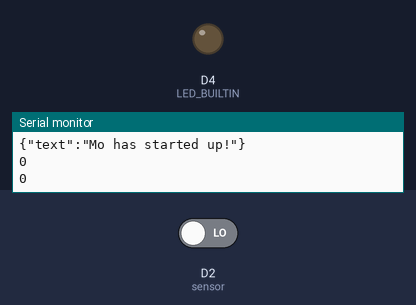
Recording of a sketch running on a simulated ESP8266 (NodeMCU). Parts: output pins drawn as LEDs (lit = HIGH, except the on-board LED, lit = LOW), the last lines printed to the serial monitor. Inputs (shaded band) come from the test bench; at power-on: D2 (sensor) LOW. WiFi joins after 1.5 s; servers stay silent unless stated.

Above: at 3.0 s.
3.1 s: D2 (sensor) driven HIGH
At 5.0 s:
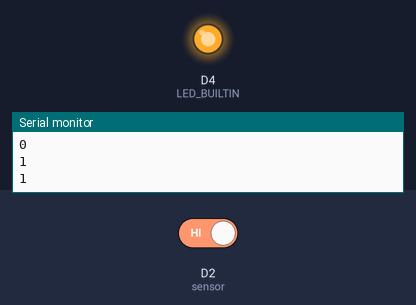
5.3 s: D2 (sensor) driven LOW
At 6.9 s:
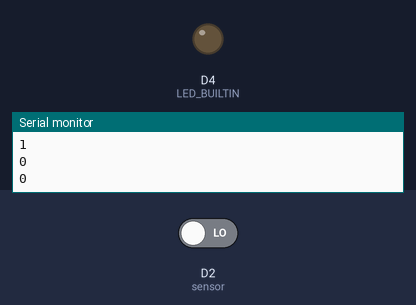
Timing chart, 0 to 8.4 s (numbered marks = the images above; inputs shaded):
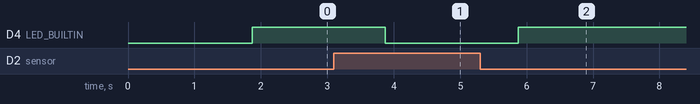

Measured:
- after the input at 3.1 s, D4 (LED_BUILTIN): HIGH → LOW after 0.77 s
- after the input at 5.3 s, D4 (LED_BUILTIN): LOW → HIGH after 0.57 s

The sketch:

motion-detector.ino
```cpp
#include <ESP8266WiFi.h>
#include <WiFiClientSecure.h>
#include "./secrets.h"

//report no more than once every 60 minutes
const int time_between_notifications = 3600000;

//the last time we notified
unsigned long last_notification_time = 0;

//has there been motion since last time we notified?
bool motion_since_last_time = false;

// the pin that the sensor is attached to
int sensor = D2;

void setup() {
  Serial.begin(9600); // initialize serial
  send_message_to_slack("Mo has started up!");
  pinMode(sensor, INPUT); // initialize sensor as an input
  pinMode(LED_BUILTIN, OUTPUT);
}

void send_message_to_slack(String message) {
  if (WiFi.status() != WL_CONNECTED) {
    connect_to_wifi();
  }

  if (WiFi.status() == WL_CONNECTED) {

    WiFiClientSecure client;
    client.setInsecure();

    if (!client.connect("hooks.slack.com", 443)) {
      Serial.println("connection failed");
      return;
    }

    //Slack webhook example.
    String payload = String("POST ") + slack_endpoint + " HTTP/1.1\r\n" +
                 "Host: " + "hooks.slack.com" + "\r\n" +
                 "User-Agent: Motion/1.0\r\n" +
                 "Connection: close\r\n" +
                 "Content-Type: application/json\r\n" +
                 "Content-Length: " + String(message.length() + 11) + "\r\n\r\n" +
                 "{\"text\":\"" + message + "\"}";

     Serial.println(payload);

     client.print(payload);
  }
  else {
    Serial.println("Wifi not connected?");
  }
}

void connect_to_wifi() {
  // Connect to WiFi network
  Serial.println();
  Serial.println();
  Serial.print("Connecting to ");
  Serial.println(ssid);

  WiFi.begin(ssid, password);

  while (WiFi.status() != WL_CONNECTED) {
    delay(500);
    Serial.print(".");
  }
  Serial.println("");
  Serial.println("WiFi connected");

}

void loop() {

  int val = digitalRead(sensor);
  Serial.println(val);
  if (val == HIGH) { // check if the sensor is HIGH
    digitalWrite(LED_BUILTIN, LOW);   // Arduino: turn the LED on
    motion_since_last_time = true;
  }
  else {
     digitalWrite(LED_BUILTIN, HIGH);   // Arduino: turn the LED off
  }

  unsigned long cur_time = millis();

  if ((cur_time < last_notification_time) || (cur_time > (last_notification_time + time_between_notifications))) {
    Serial.println("Sending the message...");
    if (motion_since_last_time) {
      send_message_to_slack("Motion detected recently");
    }
    else {
      send_message_to_slack("No motion detected recently");
    }
    motion_since_last_time = false;
    last_notification_time = millis();
  }

  delay(1000);

}
```

secrets.EXAMPLE.h
```cpp
const char* ssid = "<YOUR SSID HERE>";
const char* password = "<YOUR WIFI PASSWORD HERE>";

//Your slack webhook url here
const char* slack_endpoint = "/services/AAAAAAAAA/BBBBBBBBBBB/CCCCCCCCCCCCCCCCCCCCCCCC";
```
